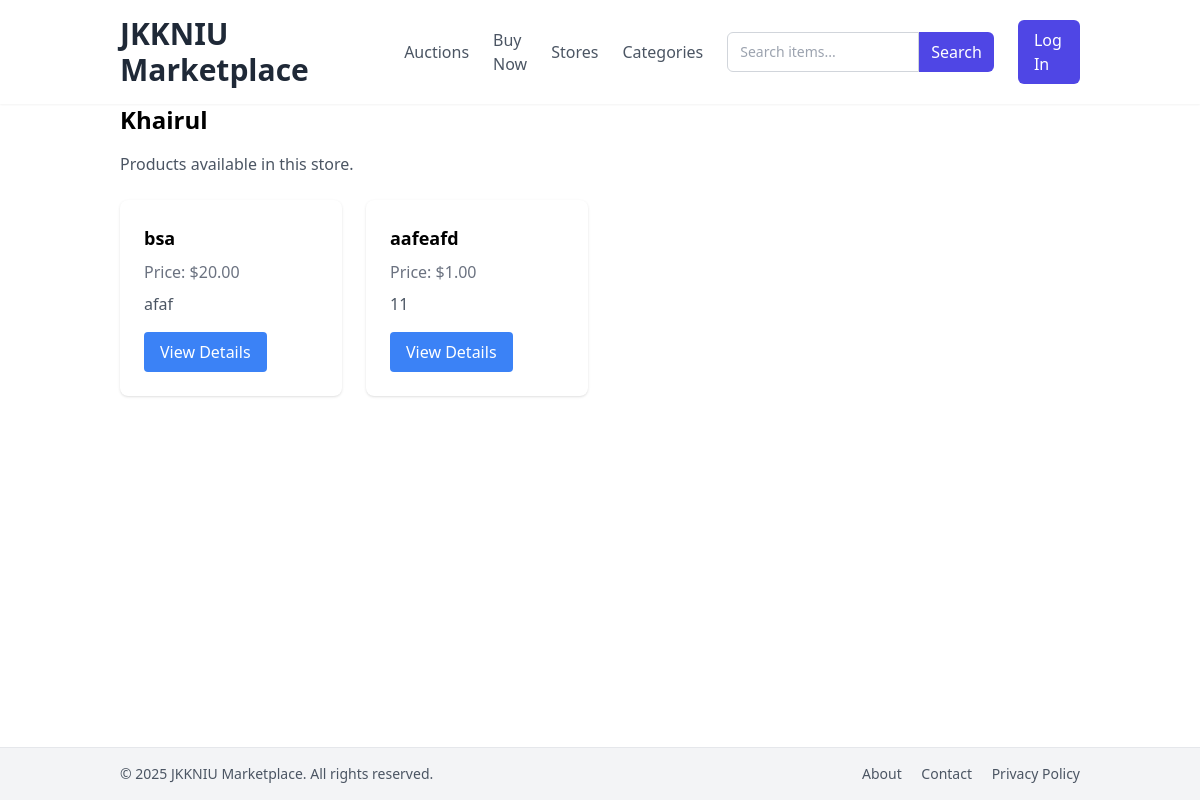
The page /store_products.php?store_id=3 on the database its author committed.
### tables this page shows
CREATE TABLE `stores` (
  `id` int(10) UNSIGNED NOT NULL,
  `owner_id` int(10) UNSIGNED NOT NULL,
  `name` varchar(255) NOT NULL,
  `approved` tinyint(1) DEFAULT 0
);

CREATE TABLE `products` (
  `id` int(10) UNSIGNED NOT NULL,
  `store_id` int(10) UNSIGNED NOT NULL,
  `name` varchar(255) NOT NULL,
  `price` decimal(10,2) NOT NULL,
  `description` text DEFAULT NULL,
  `category_name` varchar(255) NOT NULL,
  `subcategory_name` varchar(255) DEFAULT NULL,
  `subsubcategory_name` varchar(255) DEFAULT NULL,
  `stock` int(10) UNSIGNED NOT NULL DEFAULT 0,
  `review` float DEFAULT 0
);

### store_products.php (the view, shortened to what this page needs)
<?php
$servername = "localhost";
$username = "root";
$password = "";
$dbname = "Hackathon";
$conn = new mysqli($servername, $username, $password, $dbname);
$store_id = (int)$_GET['store_id'];
$store_sql = "SELECT * FROM stores WHERE id = $store_id";
$store_result = $conn->query($store_sql);
$store = $store_result->fetch_assoc();
?>
<h2 class="text-2xl font-bold mb-4"><?php echo htmlspecialchars($store['name']); ?></h2>
<p class="text-gray-600 mb-6">Products available in this store.</p>
<?php
$product_sql = "SELECT * FROM products WHERE store_id = $store_id";
$product_result = $conn->query($product_sql);
?>
<div class="grid grid-cols-1 sm:grid-cols-2 md:grid-cols-3 lg:grid-cols-4 gap-6">
    <?php if ($product_result->num_rows > 0): ?>
        <?php while ($product = $product_result->fetch_assoc()): ?>
            <div class="bg-white rounded-lg shadow p-6 hover:shadow-lg transition duration-300">
                <h3 class="text-lg font-semibold mb-2"><?php echo htmlspecialchars($product['name']); ?></h3>
                <p class="text-gray-500 mb-2">Price: $<?php echo number_format($product['price'], 2); ?></p>
                <p class="text-gray-600 mb-4"><?php echo htmlspecialchars($product['description']); ?></p>
                <a href="product_details.php?id=<?php echo $product['id']; ?>"
                   class="inline-block bg-blue-500 text-white px-4 py-2 rounded hover:bg-blue-600 transition">
                    View Details
                </a>
            </div>
        <?php endwhile; ?>
    <?php else: ?>
        <p class="col-span-full text-center text-gray-500">No products found in this store.</p>
    <?php endif; ?>
</div>
<?php
include './lib/layout.php';

### rows shown on the page
stores: name "Khairul"
products: name "bsa", price "20.00", description "afaf"
products: name "aafeafd", price "1.00", description "11"
